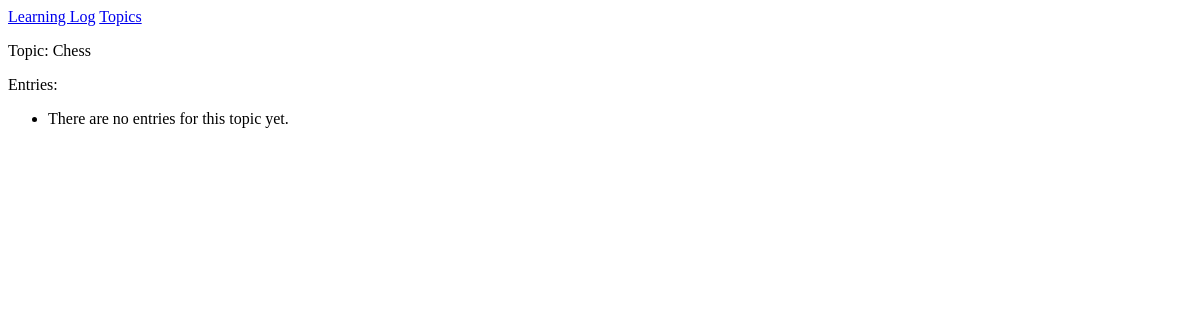
The app's page /topics/1/, older data.
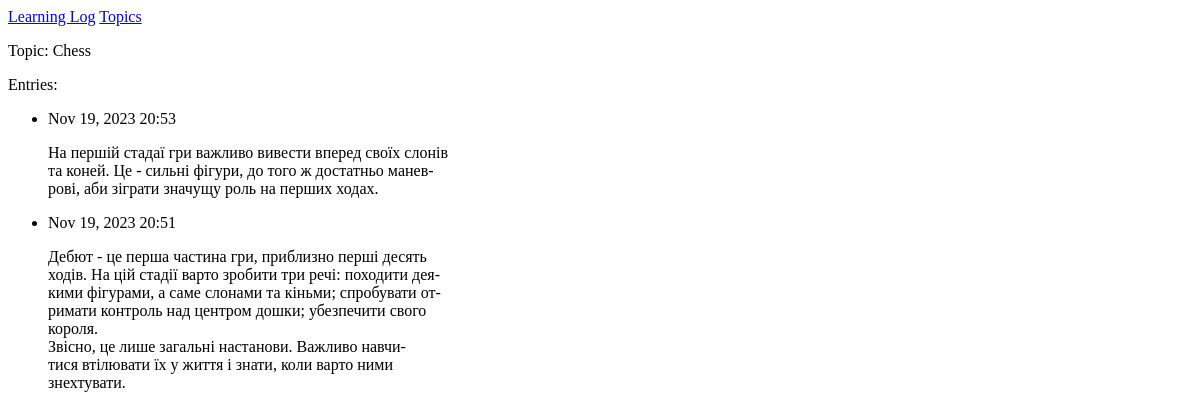
The same page, newer data.
### learning_logs/models.py (models this page shows, shortened)
class Topic(models.Model):
	text = models.CharField(max_length=200)
	date_added = models.DateTimeField(auto_now_add=True)
	def __str__(self):
		return self.text

class Entry(models.Model):
	topic = models.ForeignKey(Topic, on_delete=models.CASCADE)
	text = models.TextField()
	date_added = models.DateTimeField(auto_now_add=True)
	class Meta:
		verbose_name_plural = 'entries'

### learning_logs/views.py (the view)
# urls.py: path('topics/<int:topic_id>/', views.topic, name='topic'),
def topic(request, topic_id):
	topic = Topic.objects.get(id=topic_id)
	entries = topic.entry_set.order_by('-date_added')
	context = {'topic': topic, 'entries': entries}
	return render(request, 'learning_logs/topic.html', context)

### learning_logs/templates/learning_logs/topic.html
{% extends 'learning_logs/base.html' %}
{% block content %}
  <p>Topic: {{ topic }}</p>
  <p>Entries:</p>
  <ul>
  	  {% for entry in entries %}
  	    <li>
  	    	<p>{{ entry.date_added|date:'M d, Y H:i' }}</p>
  	    	<p>{{ entry.text|linebreaks }}</p>
  	    </li>
  	  {% empty %}
  	    <li>There are no entries for this topic yet.</li>
  	  {% endfor %}
  </ul>
{% endblock content %}

### learning_logs/templates/learning_logs/base.html
<p>
	<a href="{% url 'learning_logs:index' %}">Learning Log</a>
	<a href="{% url 'learning_logs:topics' %}">Topics</a>
</p>
{% block content %}{% endblock content %}

Row changes from the older to the newer data that the page shows:
added Entry: date_added "Nov 19, 2023 20:53", text "На першій стадаї гри важливо вивести вперед своїх слонів та коней. Це - сильні фігури, до того ж достатньо манев- рові, аби зіграти значущу роль на перших ходах."
added Entry: date_added "Nov 19, 2023 20:51", text "Дебют - це перша частина гри, приблизно перші десять ходів. На цій стадії варто зробити три речі: походити дея- кими фігурами, а саме слонами та кіньми; спробувати от- римати контроль над центром дошки; убезпечити свого короля. Звісно, це лише загальні настанови. Важливо навчи- тися втілювати їх у життя і знати, коли варто ними знехтувати."
Text that changed along with them:
text no longer shown: "There are no entries for this topic yet."
